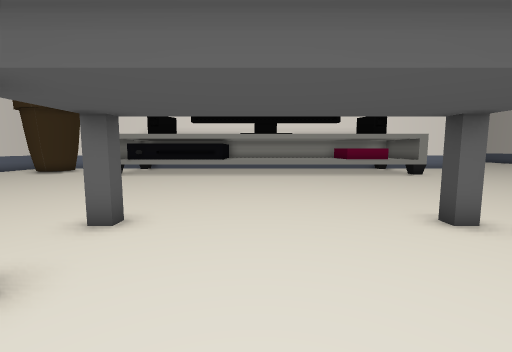
View 1 (above)

17 first-person views from a walk through a scene from a Unity 3-D project. The camera is 1.4 m above the floor, tilts 6° down and sees 90° across. The floor is counted in squares, 1 m on a side. Each view is taken from the middle of a square. On the plan, view 1 faces up. The plan holds only what a view shows up to about 13 squares ahead; the rest is blank. The place goes on beyond the plan. The player is left out. Some surface patterns are stand-ins.

View 2
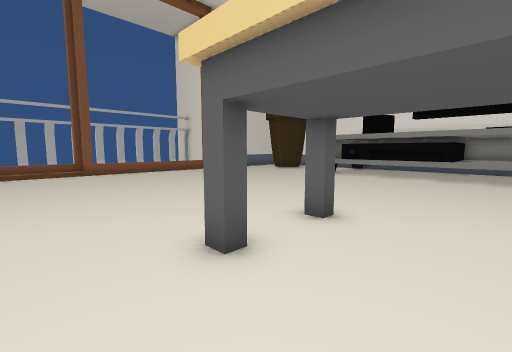

View 3
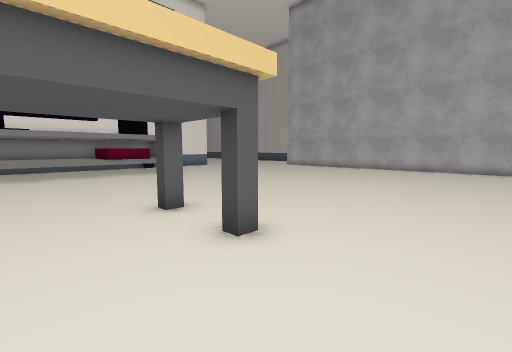

View 4
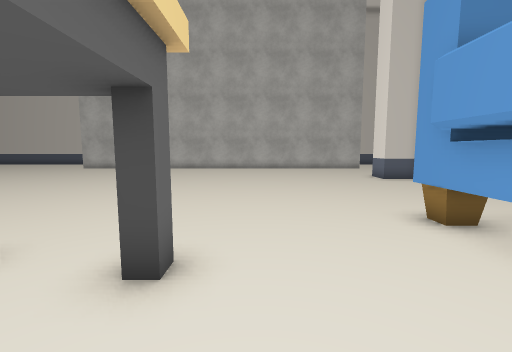

View 5
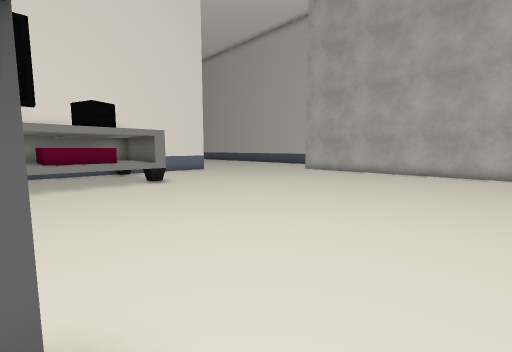

View 6
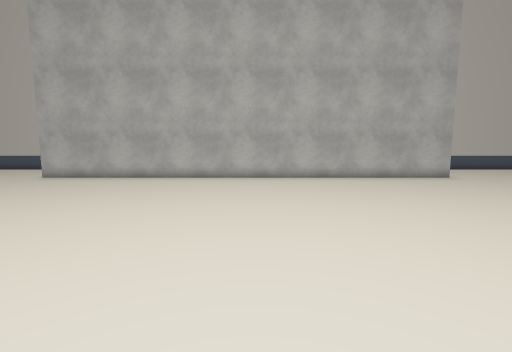

View 7
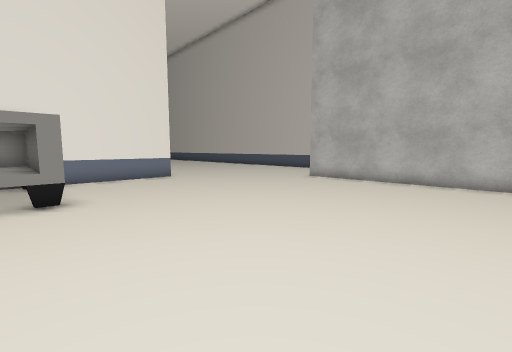

View 8
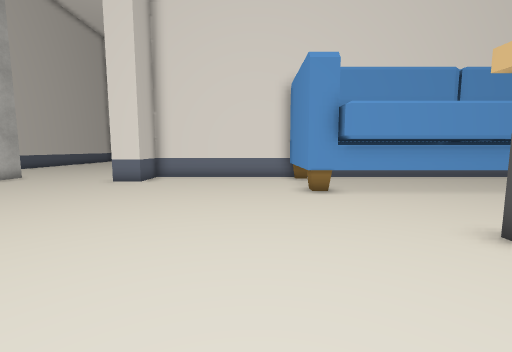

View 9
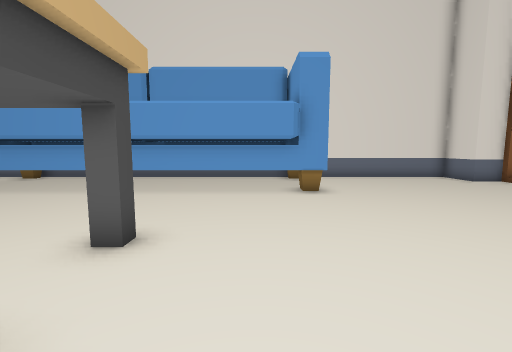

View 10
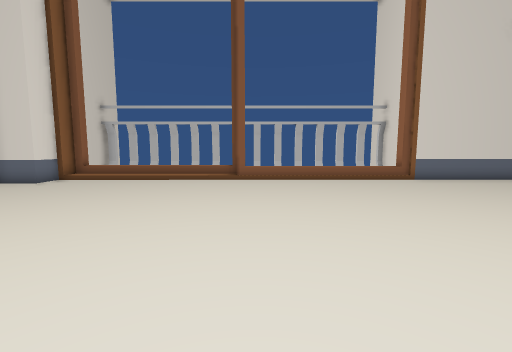

View 11
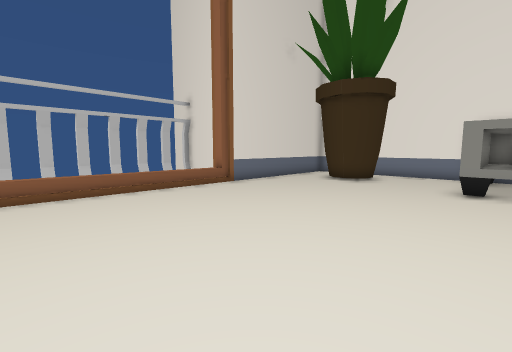

View 12
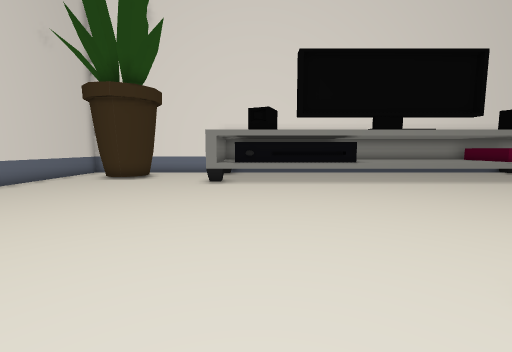

View 13
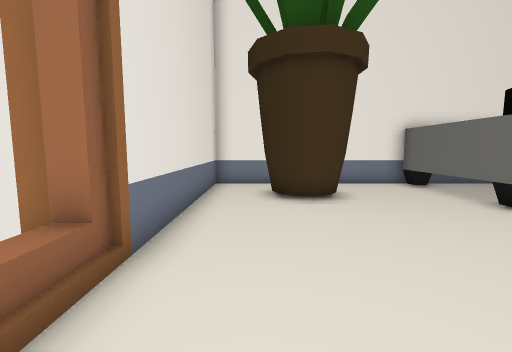

View 14
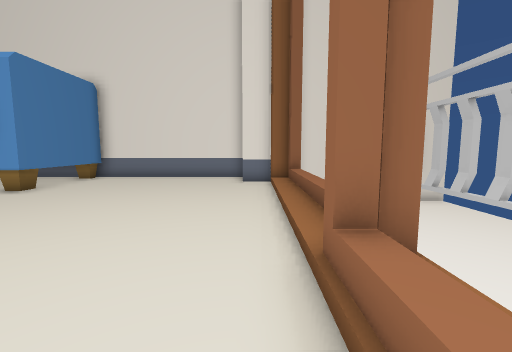

View 15
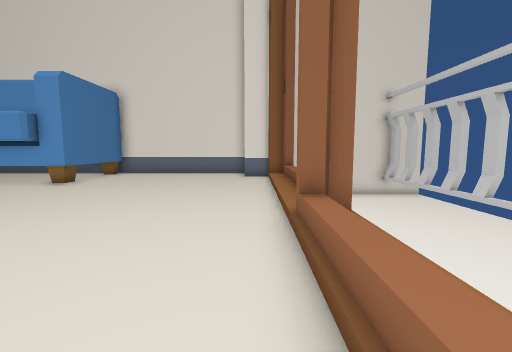

View 16
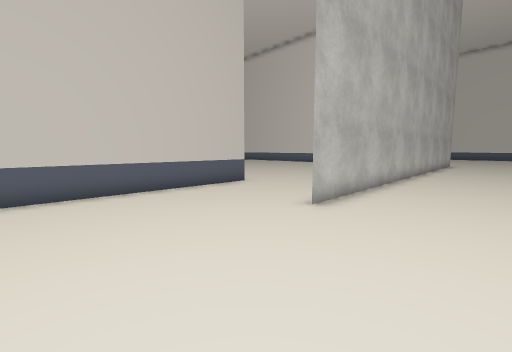

View 17
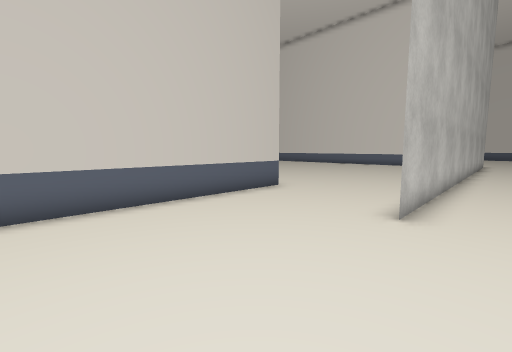

### Floor plan
Key: @ floor where view 1 was taken; # wall or solid block; . main floor; : floor 0.25 m higher than the main floor; - floor 1.25 m lower than the main floor; / step, stairs or slope; = window, fence, low wall or low ledge; v drop or lower ground; T thing the floor can be seen under or through; O other object.
Columns run from 19 left of view 1 to 25 right of it. Each row starts with its distance up from view 1.
 19    ###  ####                 ##### . .......#
 18    #..  ...###          ##   .....  ........#
 17    #..  ...##     ###   #####...............#
 16    #..##...##     #######  ##...............#
 15    #..##...##    ######## ###...............#
 14    #.......#######======###=#...............#
 13    #...................................#....#
 12    #...................................#....#
 11   v#...................................#....#
 10    /...................................#.....
  9    /...................................#.....
  8    /...................................#.....
  7    /...................................#....
  6   v/...................................# ..
  5   v/............O......O...............#
  4 v v/...................................#
  3 v -#...................................#
  2 v v:............O......O...............#
  1 v v:...................................#
  0 v v:...............@...................#
 -1 v v:...................................#
 -2 v v:........#############T.............#
 -3 v v:........##          TT.............#
 -4   v:........##           T.............#
 -5    ##.......#  ####    #TT......##.....#
 -6     #.......#            T......# .....#
 -7 vvv #########            ########  .....

Where each view was taken, in squares from view 1:
view 1: 0 up, 0 right, facing up
view 2: 0 up, 0 right, facing up-left
view 3: 1 down, 1 right, facing up-right
view 4: 1 up, 1 right, facing right
view 5: 3 up, 4 right, facing up-right
view 6: 3 up, 7 right, facing right
view 7: 6 up, 8 right, facing up-right
view 8: 6 up, 8 right, facing down
view 9: 6 up, 5 left, facing down
view 10: 4 up, 4 left, facing left
view 11: 4 up, 7 left, facing up-left
view 12: 3 up, 6 left, facing up
view 13: 8 up, 14 left, facing up
view 14: 6 up, 15 left, facing down
view 15: 8 up, 15 left, facing down
view 16: 19 up, 16 right, facing down-right
view 17: 19 up, 18 right, facing down-right
